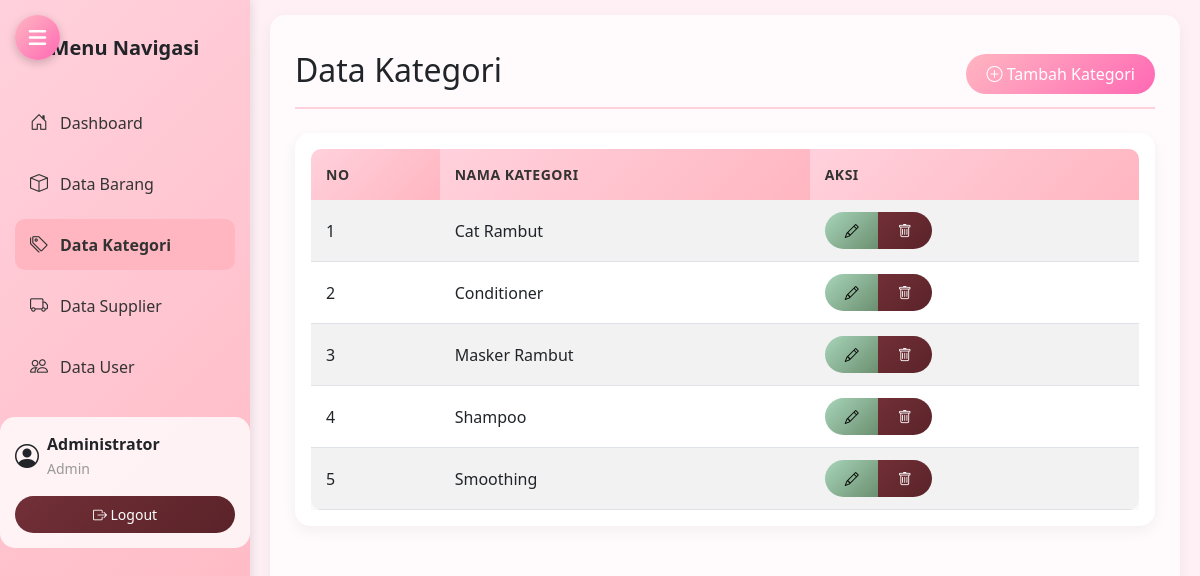
The app's page /kategori.php (signed in) with its own data.
### tables this page shows
CREATE TABLE `kategori` (
  `id_kategori` int(11) NOT NULL,
  `nama_kategori` varchar(50) NOT NULL
);

### functions.php (called while the page is built, shortened)
<?php
function is_admin() {
    return isset($_SESSION['level']) && $_SESSION['level'] == 'admin';
}
?>

### kategori.php (the view, shortened to what this page needs)
<?php
require_once 'functions.php';
require_once 'koneksi.php';
 $query = "SELECT * FROM kategori ORDER BY nama_kategori ASC";
 $result = $conn->query($query);
?>
<!DOCTYPE html>
<html lang="id">
<head>
    <link href="https://cdn.jsdelivr.net/npm/bootstrap@5.3.0/dist/css/bootstrap.min.css" rel="stylesheet">
    <link rel="stylesheet" href="https://cdn.jsdelivr.net/npm/bootstrap-icons@1.10.0/font/bootstrap-icons.css">
    <link rel="stylesheet" href="https://cdnjs.cloudflare.com/ajax/libs/font-awesome/6.4.0/css/all.min.css">
    <link rel="stylesheet" href="assets/css/custom.css">
</head>
<body>
    <div class="main-container">
        <nav class="sidebar">
            <div class="position-sticky pt-3">
                <h5 class="text-center mb-4 fw-bold">Menu Navigasi</h5>
                <ul class="nav flex-column">
                    <li class="nav-item">
                        <a class="nav-link" href="index.php">
                            <i class="bi bi-house-door"></i> Dashboard
                        </a>
                    </li>
                    <li class="nav-item">
                        <a class="nav-link" href="barang.php">
                            <i class="bi bi-box"></i> Data Barang
                        </a>
                    </li>
                    <li class="nav-item">
                        <a class="nav-link active" href="kategori.php">
                            <i class="bi bi-tags"></i> Data Kategori
                        </a>
                    </li>
                    <li class="nav-item">
                        <a class="nav-link" href="supplier.php">
                            <i class="bi bi-truck"></i> Data Supplier
                        </a>
                    </li>
                    <?php if (is_admin()): ?>
                    <li class="nav-item">
                        <a class="nav-link" href="user.php">
                            <i class="bi bi-people"></i> Data User
                        </a>
                    </li>
                    <?php endif; ?>
                </ul>
                <div class="user-profile">
                    <div class="d-flex align-items-center">
                        <i class="bi bi-person-circle fs-4 me-2"></i>
                        <div>
                            <div class="fw-bold"><?php echo htmlspecialchars($_SESSION['nama_lengkap']); ?></div>
                            <small class="text-muted"><?php echo ucfirst(htmlspecialchars($_SESSION['level'])); ?></small>
                        </div>
                    </div>
                    <a href="logout.php" class="btn btn-sm btn-danger mt-2 w-100">
                        <i class="bi bi-box-arrow-right"></i> Logout
                    </a>
                </div>
            </div>
        </nav>
        <div class="main-wrapper">
            <main class="content">
                <div class="d-flex justify-content-between flex-wrap flex-md-nowrap align-items-center pt-3 pb-2 mb-3 border-bottom">
                    <h1 class="h2">Data Kategori</h1>
                    <a href="kategori_tambah.php" class="btn btn-primary">
                        <i class="bi bi-plus-circle"></i> Tambah Kategori
                    </a>
                </div>
                <div class="card">
                    <div class="card-body">
                        <div class="table-responsive">
                            <table class="table table-hover table-striped">
                                <thead>
                                    <tr>
                                        <th>No</th>
                                        <th>Nama Kategori</th>
                                        <th>Aksi</th>
                                    </tr>
                                </thead>
                                <tbody>
                                    <?php
                                    $no = 1;
                                    if ($result->num_rows > 0) {
                                        while ($row = $result->fetch_assoc()) {
                                            echo "<tr>";
                                            echo "<td>" . $no++ . "</td>";
                                            echo "<td>" . htmlspecialchars($row['nama_kategori']) . "</td>";
                                            echo "<td>
                                                    <div class='btn-group'>
                                                        <a href='kategori_edit.php?id=" . $row['id_kategori'] . "' class='btn btn-sm btn-warning'>
                                                            <i class='bi bi-pencil'></i>
                                                        </a>
                                                        <a href='kategori.php?hapus=" . $row['id_kategori'] . "' class='btn btn-sm btn-danger' onclick='return confirm(\"Yakin ingin menghapus kategori ini?\")'>
                                                            <i class='bi bi-trash'></i>
                                                        </a>
                                                    </div>
                                                  </td>";
                                            echo "</tr>";
                                        }
                                    } else {
                                        echo "<tr><td colspan='3' class='text-center'>Tidak ada data kategori</td></tr>";
                                    }
                                    ?>
                                </tbody>
                            </table>
                        </div>
                    </div>
                </div>
            </main>
        </div>
    </div>
</body>
</html>

### assets/css/custom.css (style rules this page uses)
:root { --baby-pink: #ffd1dc; --soft-pink: #fff0f5; --medium-pink: #ffb6c1; --dark-pink: #ff69b4; --matcha-green: #a8d5ba; --dark-matcha: #6b8e6f; --maroon: #722f37; --dark-maroon: #5a2329; }
body { background-color: var(--soft-pink); font-family: "Segoe UI", Tahoma, Geneva, Verdana, sans-serif; }
.main-container { display: flex; min-height: 100vh; }
.sidebar { width: 250px; height: 100vh; position: fixed; left: 0; top: 0; overflow-y: auto; background: linear-gradient(135deg, var(--baby-pink), var(--medium-pink)); box-shadow: 2px 0 10px rgba(0, 0, 0, 0.1); padding: 20px 0; transition: transform 0.3s ease; z-index: 1000; }
.sidebar .nav-link { color: #333; border-radius: 10px; margin: 5px 15px; padding: 12px 15px; transition: all 0.3s ease; display: flex; align-items: center; }
.sidebar .nav-link.active { background-color: var(--medium-pink); color: #333; font-weight: 600; }
.sidebar .nav-link i { margin-right: 12px; font-size: 18px; }
.main-wrapper { flex: 1; margin-left: 250px; width: calc(100% - 250px); }
.content { padding: 20px 25px; background-color: rgba(255, 255, 255, 0.7); border-radius: 15px; margin: 15px 20px; box-shadow: 0 5px 15px rgba(0, 0, 0, 0.05); min-height: calc(100vh - 50px); }
.border-bottom { border-bottom: 2px solid var(--baby-pink) !important; padding-bottom: 10px !important; margin-bottom: 15px !important; }
.card { border: none; border-radius: 15px; box-shadow: 0 5px 15px rgba(0, 0, 0, 0.05); overflow: hidden; }
.btn-primary { background: linear-gradient(135deg, var(--medium-pink), var(--dark-pink)); border: none; border-radius: 25px; padding: 8px 20px; font-weight: 500; transition: all 0.3s ease; }
.btn-warning { background: linear-gradient(135deg, var(--matcha-green), var(--dark-matcha)); border: none; border-radius: 25px; padding: 8px 20px; font-weight: 500; transition: all 0.3s ease; }
.btn-danger { background: linear-gradient(135deg, var(--maroon), var(--dark-maroon)); border: none; border-radius: 25px; padding: 8px 20px; font-weight: 500; transition: all 0.3s ease; }
.table { border-radius: 10px; overflow: hidden; box-shadow: 0 5px 15px rgba(0, 0, 0, 0.05); margin-bottom: 0; }
.table thead th { background: linear-gradient(135deg, var(--baby-pink), var(--medium-pink)); color: #333; font-weight: 600; border: none; padding: 15px; font-size: 14px; text-transform: uppercase; letter-spacing: 0.5px; }
.table td { vertical-align: middle; padding: 12px 15px; }
.user-profile { background: rgba(255, 255, 255, 0.8); border-radius: 15px; padding: 15px; margin-top: 20px; }
.card, .table { animation: fadeIn 0.5s ease-out; }
.mb-3 { margin-bottom: 1.5rem !important; }
.mb-4 { margin-bottom: 2rem !important; }
.mt-2 { margin-top: 1rem !important; }
.text-muted { color: #999 !important; }
.text-center { text-align: center !important; }
.d-flex { display: flex !important; }
.justify-content-between { justify-content: space-between !important; }
.align-items-center { align-items: center !important; }

### records on screen
kategori: nama_kategori "Cat Rambut"
kategori: nama_kategori "Conditioner"
kategori: nama_kategori "Masker Rambut"
kategori: nama_kategori "Shampoo"
kategori: nama_kategori "Smoothing"

### other values on screen
$_SESSION['nama_lengkap'] "Administrator"
$_SESSION['level'] "Admin"
